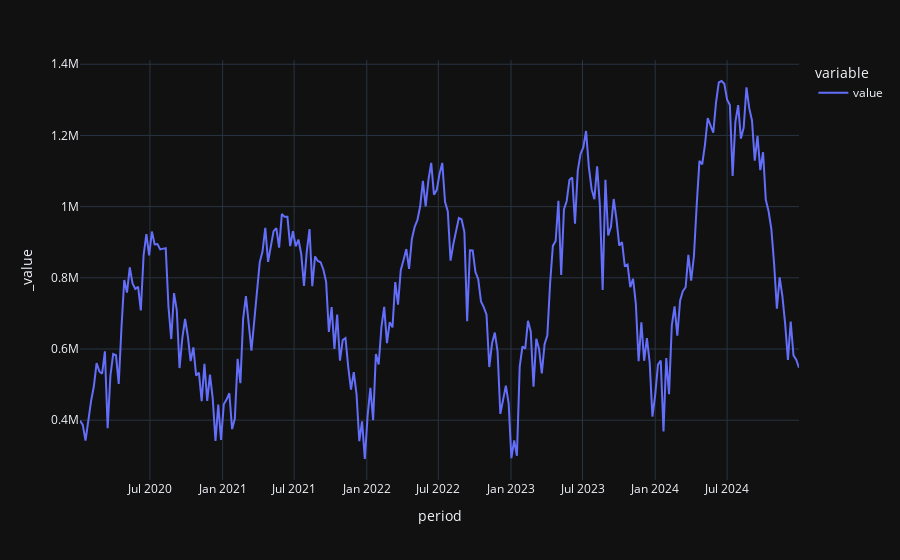

Source (notebook cell):
### Code cell
x.plot()

### Figure 1 — Plotly figure (JSON) as saved in the notebook; plotly's stock layout.template omitted (floating-point values rounded to 4 significant figures; data arrays with more than 128 entries replaced by an {"elided": "..."} marker saying what was removed)
{"data": [{"hovertemplate": "variable=value<br>period=%{x}<br>_value=%{y}<extra></extra>", "legendgroup": "value", "line": {"color": "#636efa", "dash": "solid"}, "marker": {"symbol": "circle"}, "mode": "lines", "name": "value", "orientation": "v", "showlegend": true, "type": "scatter", "x": {"elided": "261 str values"}, "xaxis": "x", "y": {"elided": "261 int values"}, "yaxis": "y"}], "layout": {"legend": {"title": {"text": "variable"}, "tracegroupgap": 0}, "margin": {"t": 60}, "xaxis": {"anchor": "y", "domain": [0, 1], "title": {"text": "period"}}, "yaxis": {"anchor": "x", "domain": [0, 1], "title": {"text": "_value"}}}}
